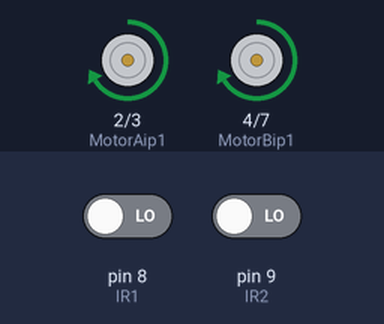
A sketch run on a simulated Arduino Uno, built with avr-gcc and run on an emulated ATmega328P. Parts: motor-driver pin pairs drawn as motors (green arrow = first pin HIGH = forward, orange = second pin HIGH = backward, longer = more drive, scaled by the enable pin). Inputs (shaded band) come from the test bench; at power-on: pin 8 (IR1) LOW, pin 9 (IR2) LOW.

Above: at 1.2 s.
1.3 s: pin 8 (IR1) driven HIGH
At 2.5 s:
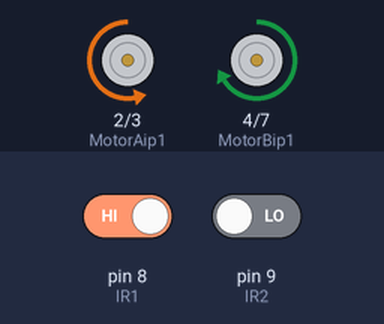
2.8 s: pin 9 (IR2) driven HIGH
At 3.9 s:
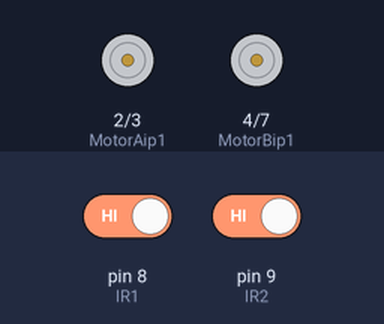
4.3 s: pin 8 (IR1) driven LOW
At 5.0 s:
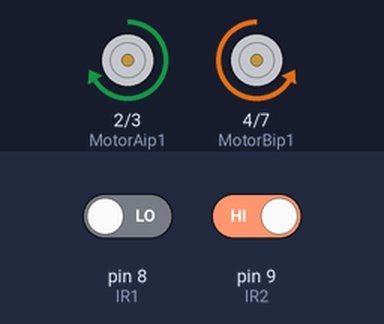
5.8 s: pin 9 (IR2) driven LOW
At 6.2 s:
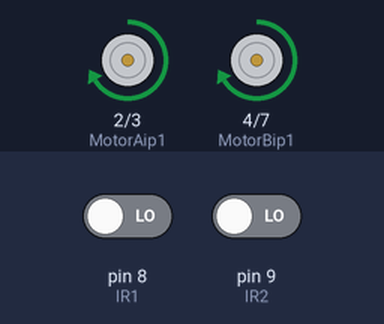
Timing chart, 0 to 8.3 s (numbered marks = the images above; inputs shaded):
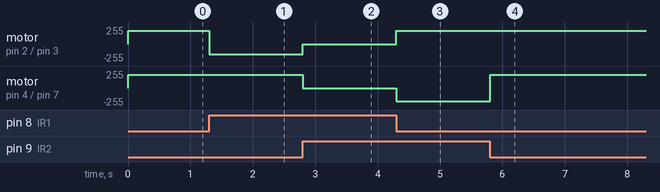

The sketch:

my_lfr.ino
```cpp
byte IR1=8;//Right sensor
int IR2=9;//left Sensor
// motor one
int enA = 5;//Right motor
int MotorAip1=2;
int MotorAip2=3;
// motor two
int enB = 6;//Left motor
int MotorBip1=4;
int MotorBip2=7;
void setup()
{
  pinMode(enA, OUTPUT);
  pinMode(enB, OUTPUT);
  pinMode(IR1,INPUT);
  pinMode(IR2,INPUT);
  pinMode(MotorAip1,OUTPUT);
  pinMode(MotorAip2,OUTPUT);
  pinMode(MotorBip1,OUTPUT);
  pinMode(MotorBip2,OUTPUT);
}
void loop()
{
   while(digitalRead(IR1)==HIGH && digitalRead(IR2)==HIGH) //IR will not glow on black line
  {
    digitalWrite(MotorAip1,LOW);
    digitalWrite(MotorAip2,LOW);
    digitalWrite(MotorBip1,LOW);
    digitalWrite(MotorBip2,LOW);
    analogWrite (enA, 0);
    analogWrite (enB, 0);
  }

  while(digitalRead(IR1)==LOW && digitalRead(IR2)==LOW)  //IR not on black line
  {
    digitalWrite(MotorAip1,HIGH);
    digitalWrite(MotorAip2,LOW);
    digitalWrite(MotorBip1,HIGH);
    digitalWrite(MotorBip2,LOW);
    analogWrite (enA, 200);
    analogWrite (enB, 200);
  }

  while(digitalRead(IR1)==LOW && digitalRead(IR2)==HIGH)
  {
    digitalWrite(MotorAip1,HIGH);
    digitalWrite(MotorAip2,LOW);
    digitalWrite(MotorBip1,LOW);
    digitalWrite(MotorBip2,HIGH);
    analogWrite (enA, 200);
    analogWrite (enB, 150);
    delay(100);
  }

  while(digitalRead(IR1)==HIGH && digitalRead(IR2)==LOW)
  {

     digitalWrite(MotorAip1,LOW);
     digitalWrite(MotorAip2,HIGH);
     digitalWrite(MotorBip1,HIGH);
     digitalWrite(MotorBip2,LOW);
     analogWrite (enA, 150);
     analogWrite (enB, 200);
     delay(100);
  }

}
```

Measured:
- after the input at 1.3 s, motor on pin 2 (MotorAip1) / pin 3 (MotorAip2): forward 200/255 → backward 150/255 at once
- after the input at 2.8 s, motor on pin 2 (MotorAip1) / pin 3 (MotorAip2): backward 150/255 → stopped at once; motor on pin 4 (MotorBip1) / pin 7 (MotorBip2): forward 200/255 → stopped at once
- after the input at 4.3 s, motor on pin 2 (MotorAip1) / pin 3 (MotorAip2): stopped → forward 200/255 at once; motor on pin 4 (MotorBip1) / pin 7 (MotorBip2): stopped → backward 200/255 at once
- after the input at 5.8 s, motor on pin 4 (MotorBip1) / pin 7 (MotorBip2): backward 200/255 → forward 200/255 at once
